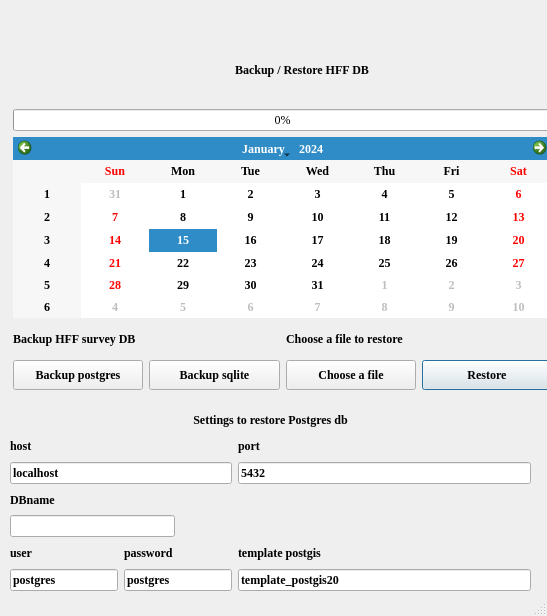
<?xml version="1.0" encoding="UTF-8"?>
<ui version="4.0">
 <class>DBmanagment</class>
 <widget class="QDialog" name="DBmanagment">
  <property name="geometry">
   <rect>
    <x>0</x>
    <y>0</y>
    <width>547</width>
    <height>616</height>
   </rect>
  </property>
  <property name="sizePolicy">
   <sizepolicy hsizetype="Expanding" vsizetype="Fixed">
    <horstretch>0</horstretch>
    <verstretch>0</verstretch>
   </sizepolicy>
  </property>
  <property name="font">
   <font>
    <family>Times New Roman</family>
    <weight>75</weight>
    <bold>true</bold>
   </font>
  </property>
  <property name="windowTitle">
   <string>HFF Backup</string>
  </property>
  <property name="sizeGripEnabled">
   <bool>true</bool>
  </property>
  <widget class="QWidget" name="">
   <property name="geometry">
    <rect>
     <x>10</x>
     <y>410</y>
     <width>521</width>
     <height>181</height>
    </rect>
   </property>
   <layout class="QGridLayout" name="gridLayout">
    <item row="1" column="0">
     <widget class="QLabel" name="label_6">
      <property name="text">
       <string>host</string>
      </property>
     </widget>
    </item>
    <item row="3" column="0">
     <widget class="QLabel" name="label_7">
      <property name="text">
       <string>DBname</string>
      </property>
     </widget>
    </item>
    <item row="5" column="0">
     <widget class="QLabel" name="label_8">
      <property name="text">
       <string>user</string>
      </property>
     </widget>
    </item>
    <item row="5" column="2">
     <widget class="QLabel" name="label_9">
      <property name="text">
       <string>password</string>
      </property>
     </widget>
    </item>
    <item row="5" column="4">
     <widget class="QLabel" name="label_10">
      <property name="text">
       <string>template postgis</string>
      </property>
     </widget>
    </item>
    <item row="6" column="0" colspan="2">
     <widget class="QLineEdit" name="lineEdit_user">
      <property name="text">
       <string>postgres</string>
      </property>
     </widget>
    </item>
    <item row="6" column="2" colspan="2">
     <widget class="QLineEdit" name="lineEdit_password">
      <property name="text">
       <string>postgres</string>
      </property>
     </widget>
    </item>
    <item row="6" column="4">
     <widget class="QLineEdit" name="lineEdit_template">
      <property name="text">
       <string>template_postgis20</string>
      </property>
     </widget>
    </item>
    <item row="4" column="0" colspan="3">
     <widget class="QLineEdit" name="lineEdit_dbname"/>
    </item>
    <item row="2" column="4">
     <widget class="QLineEdit" name="lineEdit_port">
      <property name="text">
       <string>5432</string>
      </property>
     </widget>
    </item>
    <item row="1" column="4">
     <widget class="QLabel" name="label_4">
      <property name="text">
       <string>port</string>
      </property>
     </widget>
    </item>
    <item row="2" column="0" colspan="4">
     <widget class="QLineEdit" name="lineEdit_host">
      <property name="text">
       <string>localhost</string>
      </property>
     </widget>
    </item>
    <item row="0" column="0" colspan="5">
     <widget class="QLabel" name="label_2">
      <property name="text">
       <string>Settings to restore Postgres db</string>
      </property>
      <property name="alignment">
       <set>Qt::AlignCenter</set>
      </property>
     </widget>
    </item>
   </layout>
  </widget>
  <widget class="QWidget" name="">
   <property name="geometry">
    <rect>
     <x>13</x>
     <y>13</y>
     <width>539</width>
     <height>377</height>
    </rect>
   </property>
   <layout class="QGridLayout" name="gridLayout_2">
    <item row="5" column="3">
     <widget class="QPushButton" name="restore">
      <property name="enabled">
       <bool>true</bool>
      </property>
      <property name="sizePolicy">
       <sizepolicy hsizetype="Expanding" vsizetype="Expanding">
        <horstretch>0</horstretch>
        <verstretch>0</verstretch>
       </sizepolicy>
      </property>
      <property name="maximumSize">
       <size>
        <width>16777215</width>
        <height>30</height>
       </size>
      </property>
      <property name="text">
       <string>Restore</string>
      </property>
     </widget>
    </item>
    <item row="5" column="2">
     <widget class="QPushButton" name="upload">
      <property name="enabled">
       <bool>true</bool>
      </property>
      <property name="sizePolicy">
       <sizepolicy hsizetype="Expanding" vsizetype="Expanding">
        <horstretch>0</horstretch>
        <verstretch>0</verstretch>
       </sizepolicy>
      </property>
      <property name="maximumSize">
       <size>
        <width>16777215</width>
        <height>30</height>
       </size>
      </property>
      <property name="text">
       <string>Choose a file</string>
      </property>
     </widget>
    </item>
    <item row="5" column="1">
     <widget class="QPushButton" name="backupsqlite">
      <property name="sizePolicy">
       <sizepolicy hsizetype="Expanding" vsizetype="Expanding">
        <horstretch>0</horstretch>
        <verstretch>0</verstretch>
       </sizepolicy>
      </property>
      <property name="maximumSize">
       <size>
        <width>16777215</width>
        <height>30</height>
       </size>
      </property>
      <property name="text">
       <string>Backup sqlite</string>
      </property>
     </widget>
    </item>
    <item row="4" column="0" colspan="2">
     <widget class="QLabel" name="label_3">
      <property name="sizePolicy">
       <sizepolicy hsizetype="Expanding" vsizetype="Expanding">
        <horstretch>0</horstretch>
        <verstretch>0</verstretch>
       </sizepolicy>
      </property>
      <property name="maximumSize">
       <size>
        <width>16777215</width>
        <height>30</height>
       </size>
      </property>
      <property name="text">
       <string>Backup HFF survey DB</string>
      </property>
     </widget>
    </item>
    <item row="5" column="0">
     <widget class="QPushButton" name="backup">
      <property name="sizePolicy">
       <sizepolicy hsizetype="Expanding" vsizetype="Preferred">
        <horstretch>0</horstretch>
        <verstretch>0</verstretch>
       </sizepolicy>
      </property>
      <property name="maximumSize">
       <size>
        <width>16777215</width>
        <height>30</height>
       </size>
      </property>
      <property name="text">
       <string>Backup postgres</string>
      </property>
     </widget>
    </item>
    <item row="3" column="0" colspan="4">
     <widget class="QCalendarWidget" name="calendarWidget">
      <property name="sizePolicy">
       <sizepolicy hsizetype="Expanding" vsizetype="Expanding">
        <horstretch>0</horstretch>
        <verstretch>0</verstretch>
       </sizepolicy>
      </property>
      <property name="minimumSize">
       <size>
        <width>191</width>
        <height>181</height>
       </size>
      </property>
      <property name="styleSheet">
       <string notr="true">font: 10pt &quot;Andale Mono&quot;;</string>
      </property>
      <property name="locale">
       <locale language="English" country="UnitedStates"/>
      </property>
     </widget>
    </item>
    <item row="2" column="0" colspan="4">
     <widget class="QProgressBar" name="progressBar_db">
      <property name="font">
       <font>
        <weight>50</weight>
        <italic>false</italic>
        <bold>false</bold>
       </font>
      </property>
      <property name="value">
       <number>0</number>
      </property>
      <property name="orientation">
       <enum>Qt::Horizontal</enum>
      </property>
     </widget>
    </item>
    <item row="0" column="0" colspan="2">
     <widget class="QWidget" name="widget" native="true">
      <layout class="QHBoxLayout" name="horizontalLayout"/>
     </widget>
    </item>
    <item row="1" column="0" colspan="4">
     <widget class="QLabel" name="label">
      <property name="sizePolicy">
       <sizepolicy hsizetype="Expanding" vsizetype="Expanding">
        <horstretch>0</horstretch>
        <verstretch>0</verstretch>
       </sizepolicy>
      </property>
      <property name="text">
       <string>             Backup / Restore HFF DB</string>
      </property>
      <property name="alignment">
       <set>Qt::AlignCenter</set>
      </property>
     </widget>
    </item>
    <item row="4" column="2" colspan="2">
     <widget class="QLabel" name="label_5">
      <property name="sizePolicy">
       <sizepolicy hsizetype="Expanding" vsizetype="Expanding">
        <horstretch>0</horstretch>
        <verstretch>0</verstretch>
       </sizepolicy>
      </property>
      <property name="maximumSize">
       <size>
        <width>16777215</width>
        <height>30</height>
       </size>
      </property>
      <property name="text">
       <string>Choose a file to restore</string>
      </property>
     </widget>
    </item>
   </layout>
  </widget>
 </widget>
 <resources>
  <include location="../../resources/resources.qrc"/>
 </resources>
 <connections/>
</ui>
